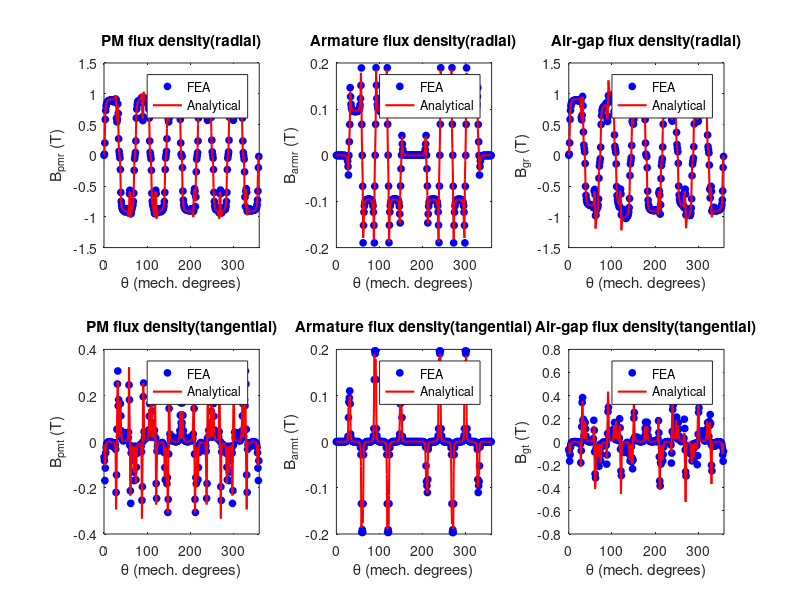

Source code (MATLAB):
clear;clc;
load('FluxDensity.txt');
ang=FluxDensity(:,1);
Bpmr_FEA=FluxDensity(:,2);
Bpmr_Ana=FluxDensity(:,3);
Bpmt_FEA=FluxDensity(:,4);
Bpmt_Ana=FluxDensity(:,5);
Barmr_FEA=FluxDensity(:,6);
Barmr_Ana=FluxDensity(:,7);
Barmt_FEA=FluxDensity(:,8);
Barmt_Ana=FluxDensity(:,9);
Bgr_FEA=FluxDensity(:,10);
Bgr_Ana=FluxDensity(:,11);
Bgt_FEA=FluxDensity(:,12);
Bgt_Ana=FluxDensity(:,13);
figure;grid
set(0,'defaultfigurecolor','w')
s(1)=subplot(2,3,1);
plot(ang,Bpmr_FEA,'ob','MarkerSize',5,'MarkerFacecolor','b')
hold on
plot(ang,Bpmr_Ana,'r','LineWidth',1.5)
set(gca,'xlim',[0 360]);
title(s(1),'PM flux density(radial)')
xlabel('\theta (mech. degrees)')
ylabel('B_{pmr} (T)')
legend('FEA','Analytical');
s(2)=subplot(2,3,4);
plot(ang,Bpmt_FEA,'ob','MarkerSize',5,'MarkerFacecolor','b')
hold on
plot(ang,Bpmt_Ana,'r','LineWidth',1.5)
set(gca,'xlim',[0 360]);
title(s(2),'PM flux density(tangential)')
xlabel('\theta (mech. degrees)')
ylabel('B_{pmt} (T)')
legend('FEA','Analytical');
s(3)=subplot(2,3,2);
plot(ang,Barmr_FEA,'ob','MarkerSize',5,'MarkerFacecolor','b')
hold on
plot(ang,Barmr_Ana,'r','LineWidth',1.5)
set(gca,'xlim',[0 360]);
title(s(3),'Armature flux density(radial)')
xlabel('\theta (mech. degrees)')
ylabel('B_{armr} (T)')
legend('FEA','Analytical');
s(4)=subplot(2,3,5);
plot(ang,Barmt_FEA,'ob','MarkerSize',5,'MarkerFacecolor','b')
hold on
plot(ang,Barmt_Ana,'r','LineWidth',1.5)
set(gca,'xlim',[0 360]);
title(s(4),'Armature flux density(tangential)')
xlabel('\theta (mech. degrees)')
ylabel('B_{armt} (T)')
legend('FEA','Analytical');
s(5)=subplot(2,3,3);
plot(ang,Bgr_FEA,'ob','MarkerSize',5,'MarkerFacecolor','b')
hold on
plot(ang,Bgr_Ana,'r','LineWidth',1.5)
set(gca,'xlim',[0 360]);
title(s(5),'Air-gap flux density(radial)')
xlabel('\theta (mech. degrees)')
ylabel('B_{gr} (T)')
legend('FEA','Analytical');
s(6)=subplot(2,3,6);
plot(ang,Bgt_FEA,'ob','MarkerSize',5,'MarkerFacecolor','b')
hold on
plot(ang,Bgt_Ana,'r','LineWidth',1.5)
set(gca,'xlim',[0 360]);
title(s(6),'Air-gap flux density(tangential)')
xlabel('\theta (mech. degrees)')
ylabel('B_{gt} (T)')
legend('FEA','Analytical');